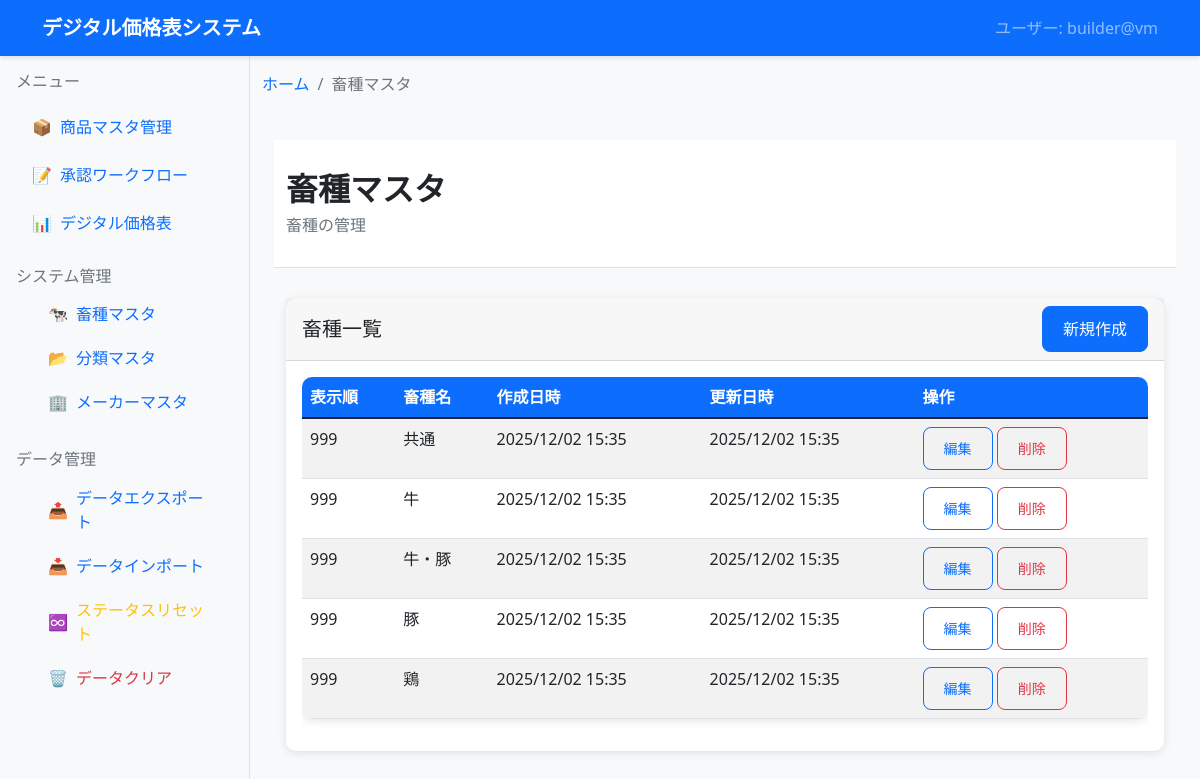
Screenshot of /products/masters/livestock-types/ with the database file from the repository.
### dashboard/products_master/models.py (models this page shows, shortened)
class LivestockType(models.Model):
    name = models.CharField('畜種名', max_length=50, unique=True)
    sort_order = models.IntegerField('表示順', default=0)
    is_active = models.BooleanField('有効', default=True)
    created_at = models.DateTimeField('作成日時', auto_now_add=True)
    updated_at = models.DateTimeField('更新日時', auto_now=True)
    class Meta:
        verbose_name = '畜種マスタ'
        verbose_name_plural = '畜種マスタ'
        ordering = ['sort_order', 'name']

### dashboard/products_master/master_views.py (the view)
# urls.py: path('masters/livestock-types/', master_views.livestock_type_list, name='livestock_type_list'),
def livestock_type_list(request):
    livestock_types = LivestockType.objects.filter(is_active=True).order_by('sort_order', 'name')
    context = {
        'current_user': get_current_user(),
        'livestock_types': livestock_types,
        'breadcrumbs': get_breadcrumbs('livestock_type_list')
    }
    return render(request, 'products_master/livestock_type_list.html', context)

### digital_pricelist_system/utils.py (called while the page is built)
def get_current_user():
    try:
        username = getpass.getuser()
        hostname = socket.gethostname()
        return f"{username}@{hostname}"
    except Exception as e:
        print(f"ユーザ情報取得エラー: {e}")
        return "unknown@unknown"

### templates/products_master/livestock_type_list.html (shortened to what this page needs)
{% extends 'base.html' %}
{% block breadcrumb %}
    {% include 'components/breadcrumb.html' with breadcrumbs=breadcrumbs %}
{% endblock %}
{% block content %}
    {% include 'components/page_header.html' with page_title="畜種マスタ" page_subtitle="畜種の管理" %}
    <div class="container main-content">
        <div class="row">
            <div class="col-12">
                <div class="card">
                    <div class="card-header d-flex justify-content-between align-items-center">
                        <h5 class="mb-0">畜種一覧</h5>
                        <a href="{% url 'products_master:livestock_type_create' %}" class="btn btn-primary">
                             新規作成
                        </a>
                    </div>
                    <div class="card-body">
                        <div class="table-responsive">
                            <table class="table table-striped">
                                <thead>
                                    <tr>
                                        <th>表示順</th>
                                        <th>畜種名</th>
                                        <th>作成日時</th>
                                        <th>更新日時</th>
                                        <th>操作</th>
                                    </tr>
                                </thead>
                                <tbody>
                                    {% for livestock_type in livestock_types %}
                                    <tr>
                                        <td>{{ livestock_type.sort_order }}</td>
                                        <td>{{ livestock_type.name }}</td>
                                        <td>{{ livestock_type.created_at|date:"Y/m/d H:i" }}</td>
                                        <td>{{ livestock_type.updated_at|date:"Y/m/d H:i" }}</td>
                                        <td>
                                            <a href="{% url 'products_master:livestock_type_edit' livestock_type.pk %}" class="btn btn-sm btn-outline-primary">編集</a>
                                            <form method="post" action="{% url 'products_master:livestock_type_delete' livestock_type.pk %}" class="d-inline" onsubmit="return confirm('削除しますか？')">
                                                <button type="submit" class="btn btn-sm btn-outline-danger">削除</button>
                                            </form>
                                        </td>
                                    </tr>
                                    {% empty %}
                                    <tr>
                                        <td colspan="5" class="text-center text-muted">データがありません</td>
                                    </tr>
                                    {% endfor %}
                                </tbody>
                            </table>
                        </div>
                    </div>
                </div>
            </div>
        </div>
    </div>
{% endblock %}

### static/css/common.css (style rules this page uses)
:root { --primary-color: #0d6efd; --secondary-color: #6c757d; --success-color: #198754; --info-color: #0dcaf0; --warning-color: #ffc107; --danger-color: #dc3545; --light-color: #f8f9fa; --dark-color: #212529; }
body { font-family: 'Segoe UI', Tahoma, Geneva, Verdana, sans-serif; background-color: var(--light-color); }
.card { border: none; box-shadow: 0 2px 10px rgba(0,0,0,0.1); border-radius: 10px; }
.btn { border-radius: 8px; font-weight: 500; padding: 10px 20px; }
.btn-primary { background-color: var(--primary-color); border-color: var(--primary-color); }
.table { background: white; border-radius: 10px; overflow: hidden; box-shadow: 0 2px 10px rgba(0,0,0,0.1); }
.table thead th { background-color: var(--primary-color); color: white; border: none; font-weight: 600; }

### rows the page displays
LivestockType: sort_order "999", name "共通", created_at "2025/12/02 15:35", updated_at "2025/12/02 15:35"
LivestockType: sort_order "999", name "牛", created_at "2025/12/02 15:35", updated_at "2025/12/02 15:35"
LivestockType: sort_order "999", name "牛・豚", created_at "2025/12/02 15:35", updated_at "2025/12/02 15:35"
LivestockType: sort_order "999", name "豚", created_at "2025/12/02 15:35", updated_at "2025/12/02 15:35"
LivestockType: sort_order "999", name "鶏", created_at "2025/12/02 15:35", updated_at "2025/12/02 15:35"

### other values shown
{{ current_user }} "builder@vm"
{{ crumb.title }} "畜種マスタ"
{{ page_title }} "畜種マスタ"
{{ page_subtitle }} "畜種の管理"
